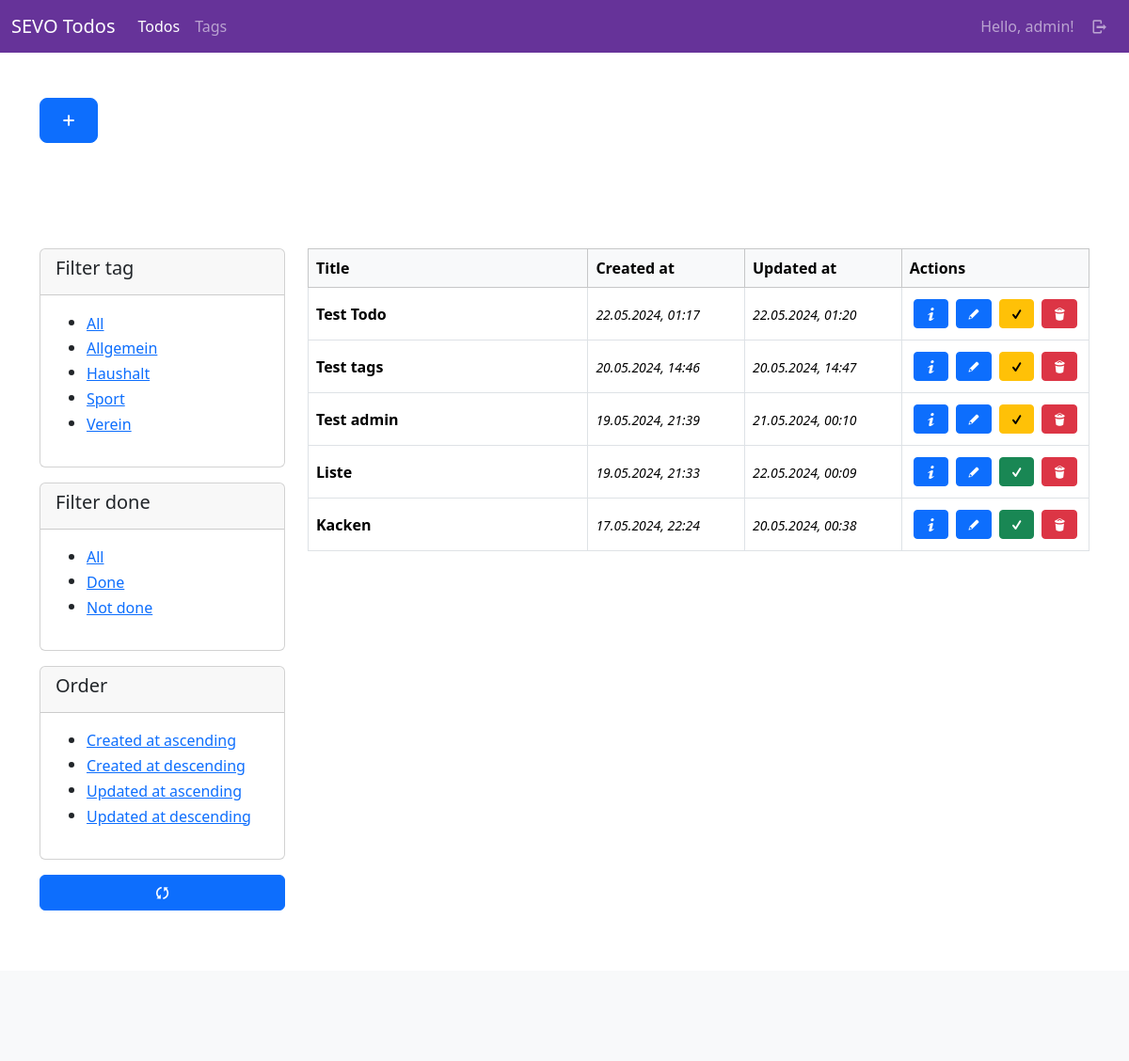
The app's page /todos/ (signed in), older data.
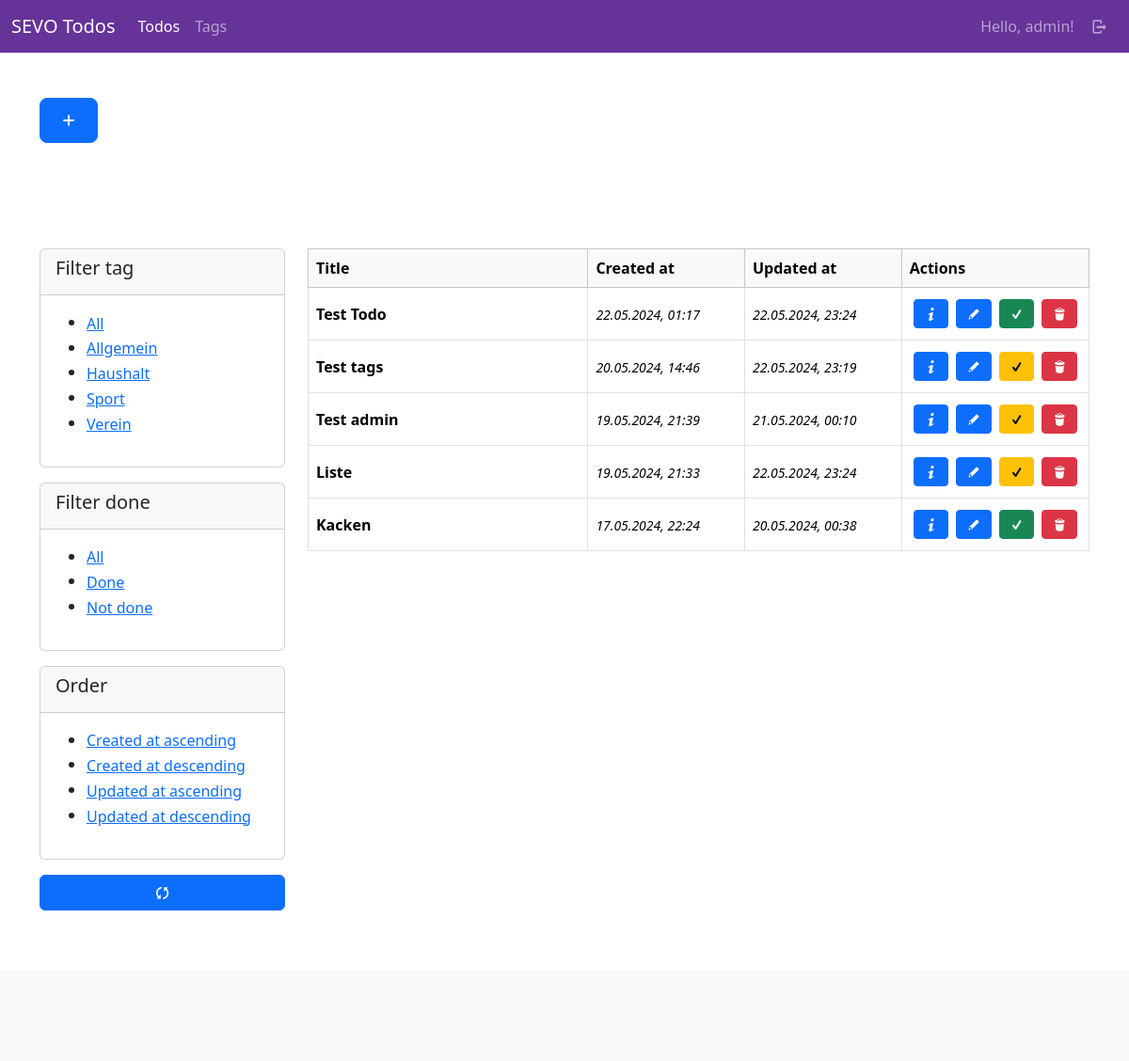
The same page, newer data.
### todos/models.py (models this page shows, shortened)
class Todo(models.Model):
    user = models.ForeignKey(User, on_delete=models.CASCADE)
    title = models.CharField(max_length=255)
    content = tinymce_models.HTMLField()
    tags = models.ManyToManyField(Tag, blank=True)
    done = models.BooleanField(default=False)
    created_at = models.DateTimeField(auto_now_add=True)
    updated_at = models.DateTimeField(auto_now=True)
    class Meta:
        ordering = ["-created_at"]
        pass

### todos/views/todo_views.py (the view, shortened to what this page needs)
# urls.py: path("", todo_views.index, name="todos-index"),
@login_required(login_url="sevo-auth-login")
def index(request):
    current_user = request.user
    url = reverse("todos-index")
    filter_tag = request.GET.get("tag")
    filter_done = request.GET.get("done")
    filter_order = request.GET.get("order")
    print(f"tag: {filter_tag}")
    print(f"done: {filter_done}")
    print(f"order: {filter_order}")
    order_str = "-created_at"
    todos = models.Todo.objects.filter(user=current_user).order_by(order_str)
    tags = models.Tag.objects.filter(user=current_user)
    if filter_tag != None and filter_tag != "all":
        try:
            todos = todos.filter(tags__id=int(filter_tag))
        except:
            return HttpResponseRedirect(url)
    done_todos = todos.filter(done=True)
    not_done_todos = todos.filter(done=False)
    return render(request, "todos/todo/index.html", {
        "title": _("Todos"),
        "todos": todos,
        "done_todos": done_todos,
        "not_done_todos": not_done_todos,
        "tags": tags
    })

### todos/templates/todos/todo/index.html (shortened to what this page needs)
{% extends "base_sidebar.html" %}
{% load i18n %}
{% load static %}
{% block header %}
    <div class="container">
        <div class="row py-5">
            <div class="col-lg-12">
                <a class="btn btn-primary btn-lg mb-3" href="{% url "todos-new" %}"><i class="demo-icon icon-plus"></i></a>
            </div>
        </div>
    </div>
{% endblock %}
{% block main %}
    <div>
        {% if todos %}
            {% include "todos/todo/partials/_table_list.html" with todos=todos %}
        {% else %}
            <p>{% trans "No todos available." %}</p>
        {% endif %}
    </div>
{%  endblock %}
{% block side %}
    <div id="filter-section">
        <div class="card mb-3">
            <div class="card-header">
                <h5>
                    {% trans "Filter tag" %}
                </h5>
            </div>
            <div class="card-body">
                {% include "todos/todo/partials/_tag_filter.html" %}
            </div>
        </div>
        <div class="card mb-3">
            <div class="card-header">
                <h5>
                    {% trans "Filter done" %}
                </h5>
            </div>
            <div class="card-body">
                {% include "todos/todo/partials/_done_filter.html" %}
            </div>
        </div>
        <div class="card mb-3">
            <div class="card-header">
                <h5>
                    {% trans "Order" %}
                </h5>
            </div>
            <div class="card-body">
                {% include "todos/todo/partials/_ordering_filter.html" %}
            </div>
        </div>
        <div class="mb-3">
            <a class="btn btn-primary w-100" href="{% url "todos-index" %}"><i class="demo-icon icon-arrows-ccw"></i></a>
        </div>
    </div>
{% endblock %}

### todos/templates/todos/todo/partials/_table_list.html
{% load i18n %}
<div class="table-responsive">
    <table class="table table-bordered align-middle">
        <thead class="table-light">
        <tr>
            <th scope="col">{% trans "Title" %}</th>
            <th scope="col">{% trans "Created at" %}</th>
            <th scope="col">{% trans "Updated at" %}</th>
            <th scope="col">{% trans "Actions" %}</th>
        </tr>
        </thead>
        <tbody>
            {% for todo in todos %}
                <tr>
                    <th scope="row" class="w-50">
                        {{ todo.title }}
                    </th>
                    <td class="w-25"><time><small><i>{{ todo.created_at|date:"d.m.Y, H:i" }}</i></small></time></td>
                    <td class="w-25"><time><small><i>{{ todo.updated_at|date:"d.m.Y, H:i" }}</i></small></time></td>
                    <td class="w-auto">
                        <div class="d-flex justify-content-center align-content-center">
                            <a class="btn btn-primary btn-sm d-block m-1" href="{% url "todos-detail" id=todo.id %}"><i class="demo-icon icon-info"></i></a>
                            <a class="btn btn-primary btn-sm d-block m-1" href="{% url "todos-update" id=todo.id %}"><i class="demo-icon icon-pencil"></i></a>
                            <a class="btn {% if todo.done %}btn-success{% else %}btn-warning{% endif %} btn-sm d-block m-1" href="{% url "todos-done" id=todo.id %}"><i class="demo-icon icon-check"></i></a>
                            <a class="btn btn-danger btn-sm d-block m-1" href="{% url "todos-delete" id=todo.id %}"><i class="demo-icon icon-trash"></i></a>
                        </div>
                    </td>
                </tr>
            {% endfor %}
        </tbody>
    </table>
</div>

Row changes from the older to the newer data that the page shows:
changed Todo "Test Todo": updated_at "22.05.2024, 01:20" → "22.05.2024, 23:24"; done False → True (drawn)
changed Todo "Test tags": updated_at "20.05.2024, 14:47" → "22.05.2024, 23:19"
changed Todo "Liste": updated_at "22.05.2024, 00:09" → "22.05.2024, 23:24"; done True → False (drawn)
